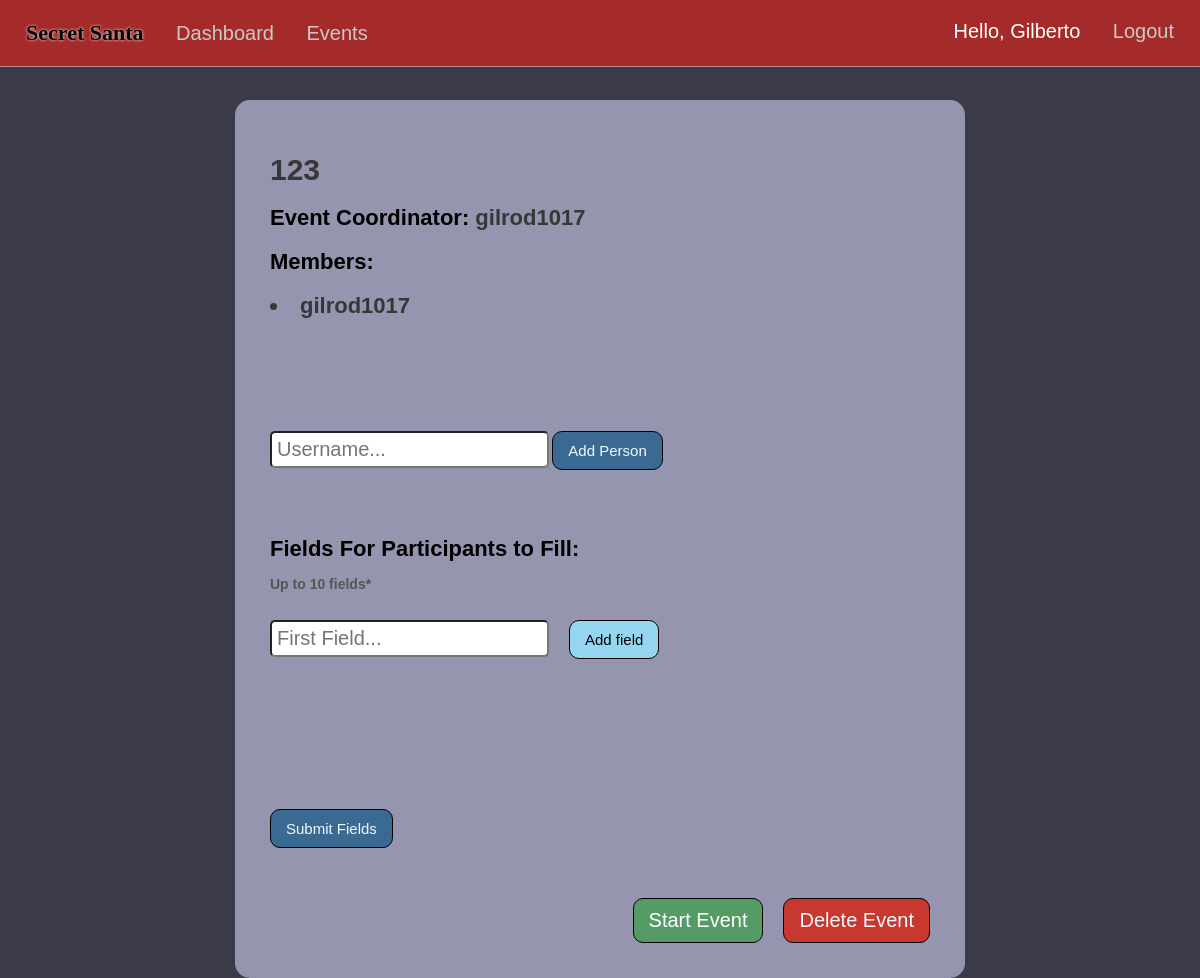
The page /event-info/id=7 (signed in) on the database as committed earlier.
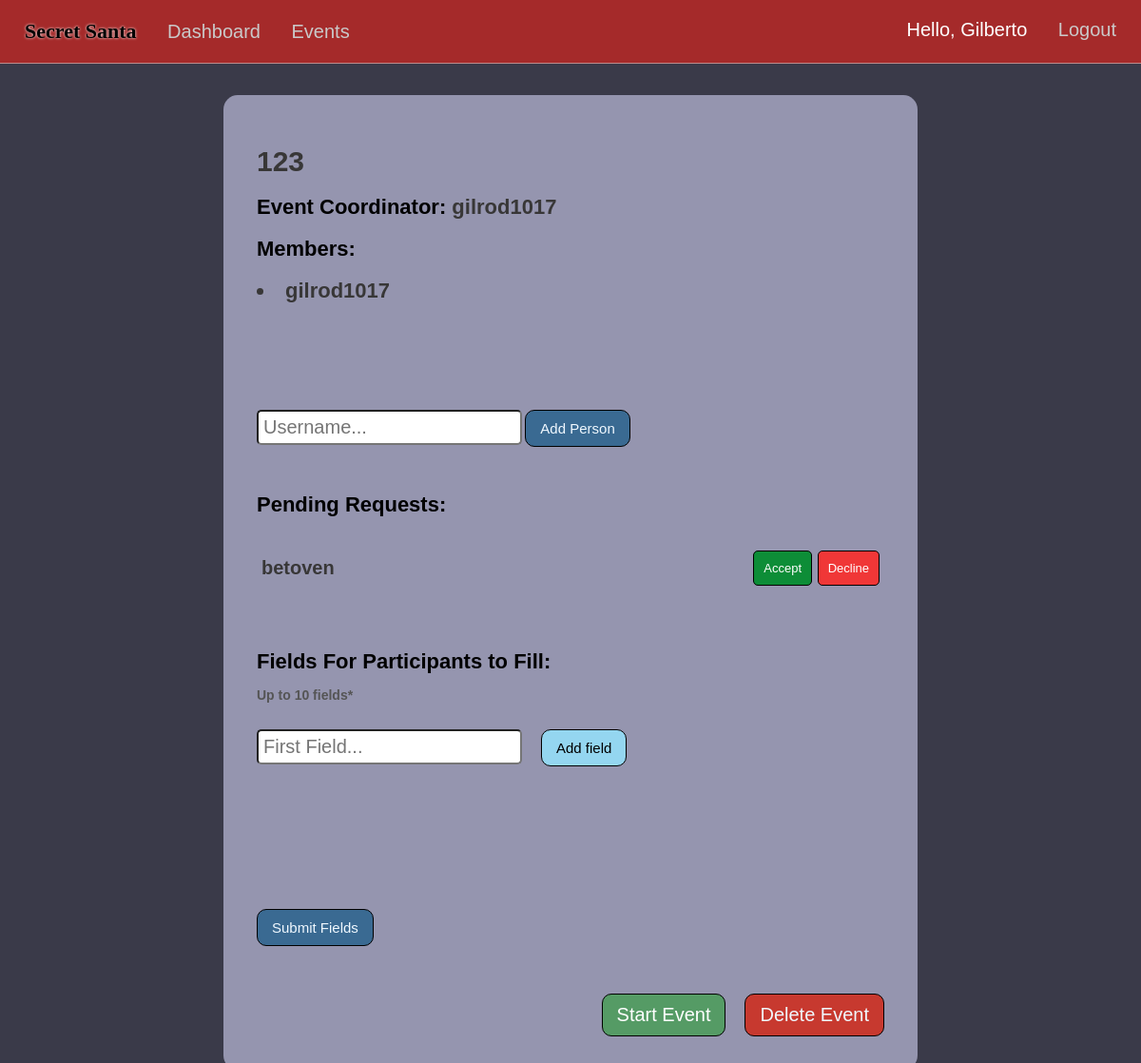
The same page on the database as committed later.
### market/models.py (models this page shows, shortened)
class EventMembers(db.Model):
    id = db.Column(db.Integer(), primary_key=True)
    event_id = db.Column(db.Integer(), db.ForeignKey('event.event_id'), nullable=False)
    user_id = db.Column(db.Integer(), db.ForeignKey('user.id'), nullable=False)
    status = db.Column(db.String(length=20))
    user = db.relationship('User', backref='event_members', lazy=True)
    events = db.relationship('Event', backref='event_link', lazy=True)

class User(db.Model, UserMixin):
    id = db.Column(db.Integer(), primary_key=True)
    username = db.Column(db.String(length=30), nullable=False, unique=True)
    first_name = db.Column(db.String(length=50), nullable=False)
    last_name = db.Column(db.String(length=50), nullable=False)
    email_address = db.Column(db.String(length=50), nullable=False, unique=True)
    password_hash = db.Column(db.String(length=60), nullable=False)
    events = db.relationship('Event', backref='coordinator', lazy=True)
    events_attending = db.relationship('EventMembers', backref='attendees', lazy=True)
    @property
    def password(self):
        return self.password_hash

### market/routes.py (the view, shortened to what this page needs)
@app.route("/event-info/id=<int:event_id>", methods=['GET','POST'])
@login_required
def event_info(event_id):
    event = Event.query.filter_by(event_id=event_id).first()
    event_pending = EventMembers.query.filter_by(event_id=event_id,status='pending').first()
    event_fields = EventFields.query.filter_by(event_id=event_id).first()
    member_status = EventMembers.query.filter_by(event_id=event_id,user_id=current_user.id,status='member').first()
    person_info = UserEventFields.query.filter_by(event_id=event_id,user_id=current_user.id).first()
    if not event:
        flash('Event not found.', category='danger')
        return redirect(url_for('events_page'))
    form=AddUserEvent()
    fieldform=FieldsForm()
    userfieldsform=UserFieldsForm()
    return render_template("info.html",event=event, form=form, event_pending=event_pending, event_fields=event_fields, fieldform=fieldform,userfieldsform=userfieldsform,member_status=member_status, person_info=person_info)

### market/forms.py (shortened to what this page needs)
class AddUserEvent(FlaskForm):
  username = StringField(validators=[DataRequired()])
  submit = SubmitField(label='Add Person')

class FieldsForm(FlaskForm):
  field_1 = StringField(label='Entry #1:', validators=[DataRequired()])
  field_2 = StringField(label='Entry #2:')
  field_3 = StringField(label='Entry #3:')
  field_4 = StringField(label='Entry #4:')
  field_5 = StringField(label='Entry #5:')
  field_6 = StringField(label='Entry #6:')
  field_7 = StringField(label='Entry #7:')
  field_8 = StringField(label='Entry #8:')
  field_9 = StringField(label='Entry #9:')
  field_10 = StringField(label='Entry #10:')
  submit = SubmitField(label='Submit Fields')

### market/models.py (called while the page is built)
@login_manager.user_loader
def load_user(user_id):
    return User.query.get(int(user_id))

### market/templates/info.html (shortened to what the changed rows need)
{% extends 'base.html' %}
  {% block style %}
  <link rel= "stylesheet" type= "text/css" href= "{{ url_for('static',filename='styles/events.css') }}">
  {% endblock %}
  {% block content %}
  {% if event.event_status=='open' %}
  <center>
    <div class="create-div">
      <div class="event">
        <div class="titles-div">
          <h1 class="e-title"><span class="event-info event-info-title">{{event.event_name}}</span></h1>
          <h1 class="event-title e-title">Event Coordinator: <span class="event-info">{{event.coordinator.username}}</span></h1>
          <h1 class="event-title e-title">Members:</h1>
          <h1 class="event-title e-title">
          {% for attendee in event.members %}
            {% if current_user.username==attendee.user.username %}
              {% if attendee.user.id==event.coordinator_id %}
                <li class="event-info">{{ attendee.user.username }} </li>
              {% elif attendee.status =='member'%}
              <div class="member-delete">
                <li class="event-info">{{ attendee.user.username }} </li>
              </div>
                {% endif %}
            {% endif %}
          {% endfor %}
            </h1>
        </div>
        {% if current_user.is_authenticated and current_user.id == event.coordinator.id %}
          {% if event_pending %}
            <div class="request-container">
              <h1 class="e-title">Pending Requests:</h1><br/>
              {% for attendee in event.members %}
                {% if attendee.status == 'pending'%}
                <div class="request-flex">
                  <h4>{{attendee.user.username}}</h4>
                  <div class="ad-btns">
                  <a href="{{ url_for('accept_member', member_id=attendee.user.id, event_id=event.event_id) }}"><button class="accept-btn">Accept</button></a>
                  <a href="{{ url_for('decline_member', member_id=attendee.user.id, event_id=event.event_id) }}"><button class="decline-btn">Decline</button></a>
                  </div>
                </div>
                {% endif%}
              {% endfor %}
            </div>
          {% endif %}
        {% endif %}
        <br><br><br><br>
        {% if current_user.is_authenticated and current_user.id == event.coordinator.id and not event_fields %}
          <h1 class="fields-title">Fields For Participants to Fill:</h1>
          <br>
          <br><br>
        {% endif%}
        <div class="key-btns-container">
        {% if current_user.is_authenticated and current_user.id == event.coordinator.id and event_fields and event.members|length>1 and  event.members|length==event.filled_fields|length %}
          <br><br><a href="{{ url_for('start_event', event_id=event.event_id) }}"><button class="start-event-btn">Start Event</button></a>
          {% elif current_user.is_authenticated and current_user.id == event.coordinator.id and event_fields and event.members|length>1 and event.members|length!=event.filled_fields|length %}
            {% set remainder = event.members|length - event.filled_fields|length %}
            <br><br><button class="start-event-btn-inactive" title="{{remainder}} Participant(s) not ready">Start Event</button>
          {% elif current_user.is_authenticated and current_user.id == event.coordinator.id and event_fields and event.members|length==1 %}
            <br><br><button class="start-event-btn-inactive" title="need 1 more participant">Start Event</button>
          {% elif current_user.is_authenticated and current_user.id == event.coordinator.id and not event_fields and event.members|length==1 %}
            <br><br><button class="start-event-btn-inactive" title="must add at least 1 field and 1 more participant">Start Event</button>
          {% elif current_user.is_authenticated and current_user.id == event.coordinator.id and not event_fields and event.members|length>1 %}
            <br><br><button class="start-event-btn-inactive" title="must add at least 1 field">Start Event</button>
        {% endif %}
        {% if current_user.is_authenticated and current_user.id == event.coordinator.id %}
          <br><br><br>
            <a href="{{ url_for('delete_event', event_id=event.event_id) }}"><button class="delete-btn">Delete Event</button></a>
        {% endif %}
        </div>
      </div>
    </div>
  </center>
  {% elif event.event_status=='closed' %}
  <p>Closed event</p>
  {% endif %}
  {% endblock %}

Rows that differ between the two databases and show on the page:
added EventMembers: user.username "betoven", shown under "Pending Requests:"
Other text that changed with them:
text now shown: "Pending Requests:"
